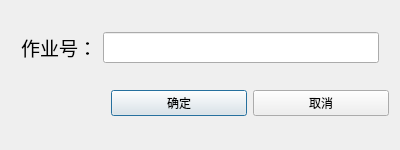
<?xml version="1.0" encoding="UTF-8"?>
<ui version="4.0">
 <class>DialogSuspended</class>
 <widget class="QDialog" name="DialogSuspended">
  <property name="geometry">
   <rect>
    <x>0</x>
    <y>0</y>
    <width>400</width>
    <height>150</height>
   </rect>
  </property>
  <property name="windowTitle">
   <string>Dialog</string>
  </property>
  <layout class="QVBoxLayout" name="verticalLayout">
   <item>
    <layout class="QHBoxLayout" name="horizontalLayout">
     <property name="leftMargin">
      <number>10</number>
     </property>
     <property name="rightMargin">
      <number>10</number>
     </property>
     <item>
      <widget class="QLabel" name="label">
       <property name="font">
        <font>
         <pointsize>14</pointsize>
        </font>
       </property>
       <property name="text">
        <string>作业号：</string>
       </property>
      </widget>
     </item>
     <item>
      <widget class="QLineEdit" name="lineEdit">
       <property name="font">
        <font>
         <pointsize>14</pointsize>
        </font>
       </property>
       <property name="text">
        <string/>
       </property>
      </widget>
     </item>
    </layout>
   </item>
   <item>
    <layout class="QHBoxLayout" name="horizontalLayout_2">
     <property name="leftMargin">
      <number>100</number>
     </property>
     <item>
      <widget class="QPushButton" name="pushButton">
       <property name="text">
        <string>确定</string>
       </property>
      </widget>
     </item>
     <item>
      <widget class="QPushButton" name="pushButton_2">
       <property name="text">
        <string>取消</string>
       </property>
      </widget>
     </item>
    </layout>
   </item>
  </layout>
 </widget>
 <resources/>
 <connections/>
</ui>
